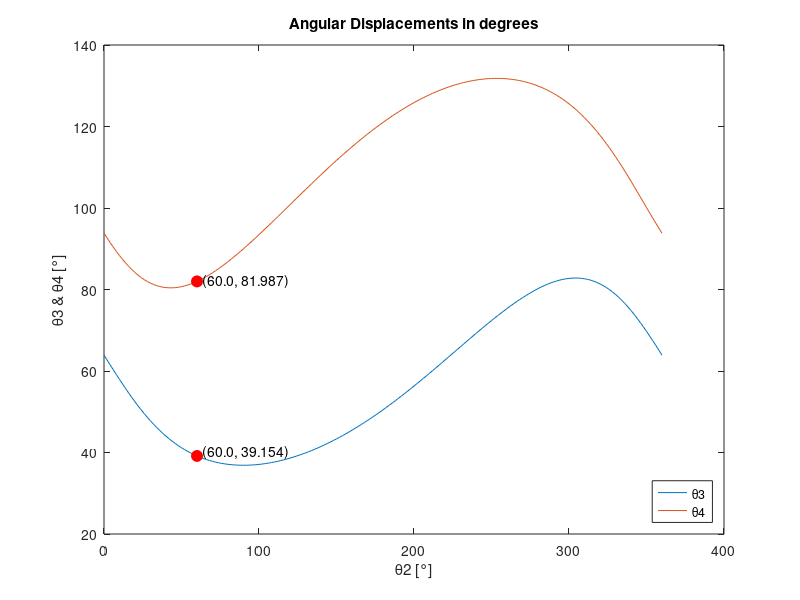
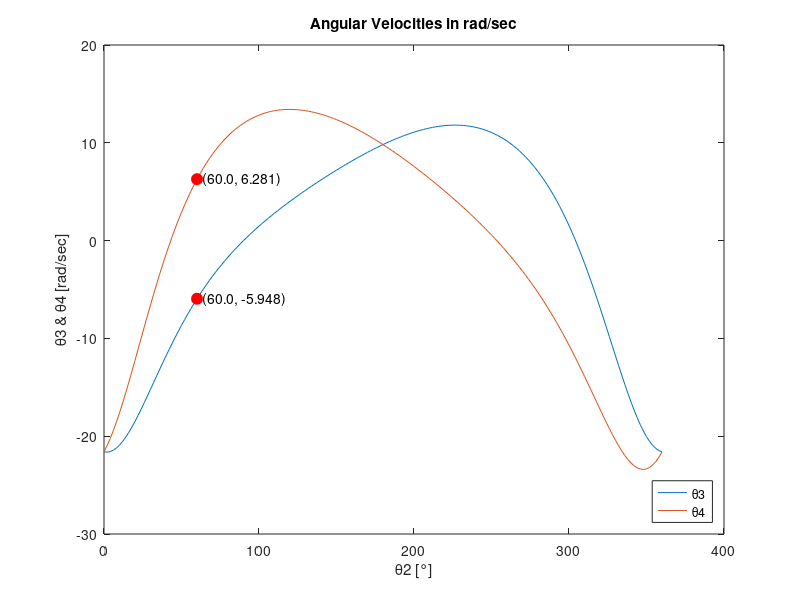
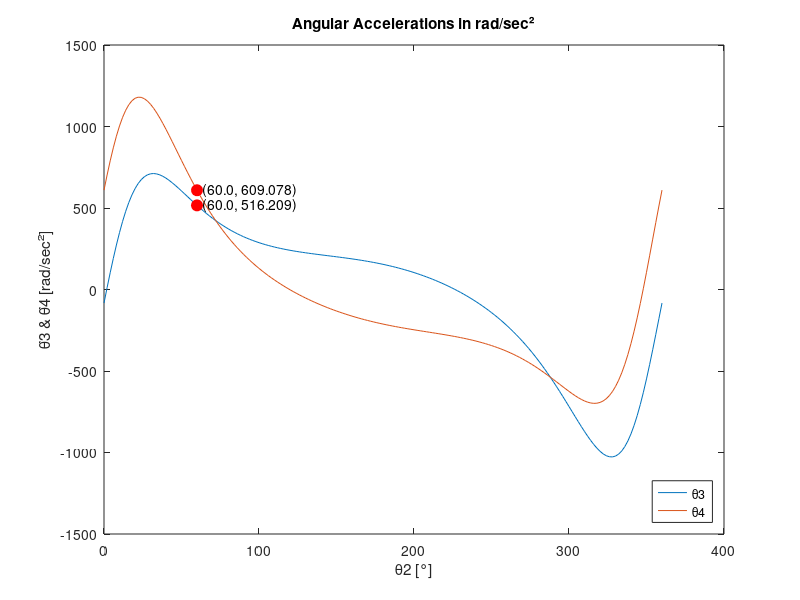
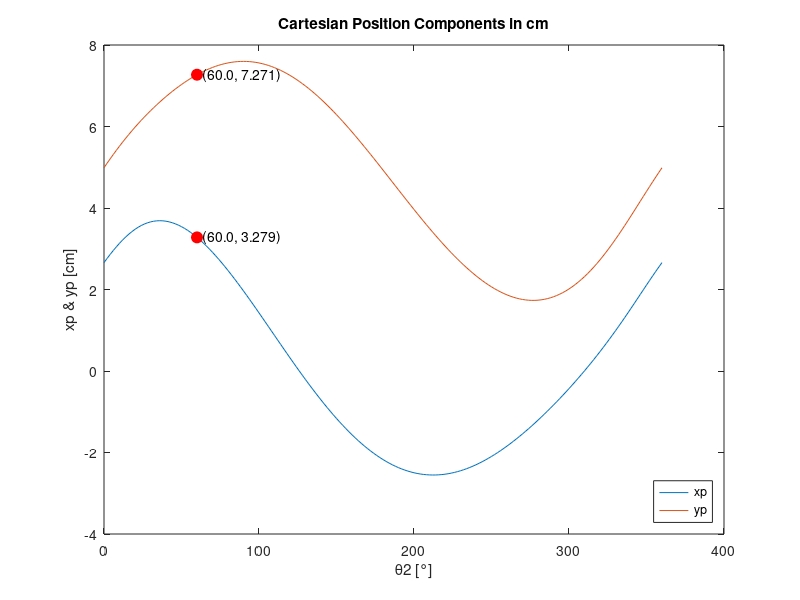

Here is the MATLAB script that generated these plots, in order:
% B.5: Compute kinematic quantities over full cycle

% Define known variables and equations from Part B
%   as θ3, θ4, etc... will need to be solved for
%% Links
r1 = 8.0; %cm
r2 = 3.0; %cm
r3 = 10.0; %cm
r4 = 9.0; %cm

w2 = 36; %rad/sec
a2 = 0; %rad/sec^2

rbp = 5.0; %cm
r5 = rbp;

beta = 30; %degrees
beta_rad = deg2rad(beta);

%% H values
h1 = r1/r2;
h2 = r1/r3;
h3 = r1/r4;
h4 = (-r1^2-r2^2-r3^2+r4^2)/(2*r2*r3);
h5 = (r1^2+r2^2-r3^2+r4^2)/(2*r2*r4);

theta2 = 0:2:360; %input incremements of 2 degrees over a full rotation
theta2_rad = deg2rad(theta2);
theta2dot_rad = 36;
theta2doubledot_rad = 0;

%% Constants for simplification
a = h4 + h2.*cos(theta2_rad)-h1+cos(theta2_rad);
b = -sin(theta2_rad);
c = h4+h2.*cos(theta2_rad)+h1-cos(theta2_rad);
d = h5-h3.*cos(theta2_rad)+cos(theta2_rad)-h1;
e = h5-h3.*cos(theta2_rad)-cos(theta2_rad)+h1;

%% Desired Angle for Verification
indexAt60 = find(theta2 == 60);

%% a) θ3, θ4 vs θ2
theta3 = 2.*atan((-b-sqrt(b.^2-a.*c))./(a));
theta3_deg = rad2deg(theta3);

theta4 = 2.*atan((-b-sqrt(b.^2-d.*e))./(d));
theta4_deg = rad2deg(theta4);

theta3_deg_60 = theta3_deg(indexAt60);
theta4_deg_60 = theta4_deg(indexAt60);

figure ('Name', 'Ang.Disp.');
plot(theta2,theta3_deg);
title('Angular Displacements in degrees');
xlabel('θ2 [°]');
ylabel('θ3 & θ4 [°]');
hold on;
plot(theta2,theta4_deg);

plot(60, theta3_deg_60, 'ro', 'MarkerFaceColor', 'r', ...
    'MarkerSize', 8);
text(60,theta3_deg_60 + 1, sprintf('  (%.1f, %.3f)', 60,theta3_deg_60));
plot(60, theta4_deg_60, 'ro', 'MarkerFaceColor', 'r', ...
    'MarkerSize', 8);
text(60,theta4_deg_60, sprintf('  (%.1f, %.3f)', 60,theta4_deg_60));

legend({'θ3','θ4'},'Location','Southeast');
hold off;

%% b) θ̇3, θ̇4 vs θ2
theta3_dot = (r2.*theta2dot_rad.*sin(theta2_rad-theta4))./ ...
    (r3.*sin(theta4-theta3));
theta4_dot = (r2.*theta2dot_rad.*sin(theta2_rad-theta3))./ ...
    (r4.*sin(theta4-theta3));

theta3_dot_deg_60 = theta3_dot(indexAt60);
theta4_dot_deg_60 = theta4_dot(indexAt60);

figure ('Name', 'Ang.Vel.');
plot(theta2,theta3_dot);
title('Angular Velocities in rad/sec');
xlabel('θ2 [°]');
ylabel('θ̇3 & θ̇4 [rad/sec]');
hold on;
plot(theta2,theta4_dot);

plot(60, theta3_dot_deg_60, 'ro', 'MarkerFaceColor', 'r', ...
    'MarkerSize', 8);
text(60,theta3_dot_deg_60, sprintf('  (%.1f, %.3f)', 60,theta3_dot_deg_60));
plot(60, theta4_dot_deg_60, 'ro', 'MarkerFaceColor', 'r', ...
    'MarkerSize', 8);
text(60,theta4_dot_deg_60, sprintf('  (%.1f, %.3f)', 60,theta4_dot_deg_60));

legend({'θ̇3','θ̇4'},'Location','Southeast');
hold off;

%% c) θ̈3, θ̈4 vs θ2
theta3_doubledot = ( ...
    -r4.*theta4_dot.^2 ...
    + r3.*theta3_dot.^2.*cos(theta3 - theta4) ...
    + r2.*theta2dot_rad.^2.*cos(theta2_rad - theta4) ...
    + r2.*theta2doubledot_rad.*sin(theta2_rad - theta4) ...
    ) ./ (r3.*sin(theta4 - theta3));
theta4_doubledot = (-r3.*theta3_dot.^2 ...
    + r4.*theta4_dot.^2.*cos(theta4 - theta3) ...
    - r2.*theta2dot_rad.^2.*cos(theta2_rad - theta3) ...
    + r2.*theta2doubledot_rad.*sin(theta2_rad - theta3) ...
    ) ./ (r4.*sin(theta3 - theta4));

theta3_doubledot_deg_60 = theta3_doubledot(indexAt60);
theta4_doubledot_deg_60 = theta4_doubledot(indexAt60);

figure ('Name', 'Ang.Acc.');
plot(theta2,theta3_doubledot);
title('Angular Accelerations in rad/sec²');
xlabel('θ2 [°]');
ylabel('θ̈3 & θ̈4 [rad/sec²]');
hold on;
plot(theta2,theta4_doubledot);

plot(60, theta3_doubledot_deg_60, 'ro', 'MarkerFaceColor', 'r', ...
    'MarkerSize', 8);
text(60,theta3_doubledot_deg_60, sprintf('  (%.1f, %.3f)', 60,theta3_doubledot_deg_60));
plot(60, theta4_doubledot_deg_60, 'ro', 'MarkerFaceColor', 'r', ...
    'MarkerSize', 8);
text(60,theta4_doubledot_deg_60, sprintf('  (%.1f, %.3f)', 60,theta4_doubledot_deg_60));

legend({'θ̈3','θ̈4'},'Location','Southeast');
hold off;

%% d) xp, yp vs θ2
theta5 = theta3+beta_rad;

xp = r5.*cos(theta5) + r2.*cos(theta2_rad);
yp = r5.*sin(theta5) + r2.*sin(theta2_rad);

xp_deg_60 = xp(indexAt60);
yp_deg_60 = yp(indexAt60);

figure ('Name', 'Cart.Pos.');
plot(theta2,xp);
title('Cartesian Position Components in cm');
xlabel('θ2 [°]');
ylabel('xp & yp [cm]');
hold on;
plot(theta2,yp);

plot(60, xp_deg_60, 'ro', 'MarkerFaceColor', 'r', ...
    'MarkerSize', 8);
text(60,xp_deg_60, sprintf('  (%.1f, %.3f)', 60,xp_deg_60));
plot(60, yp_deg_60, 'ro', 'MarkerFaceColor', 'r', ...
    'MarkerSize', 8);
text(60,yp_deg_60, sprintf('  (%.1f, %.3f)', 60,yp_deg_60));

legend({'xp','yp'},'Location','Southeast');
hold off;

%% e) Velocity magnitude |vp| vs θ2
xp_dot = -theta3_dot.*r5.*sin(theta5) ...
         -theta2dot_rad.*r2.*sin(theta2_rad);
yp_dot = theta3_dot.*r5.*cos(theta5) ...
         +theta2dot_rad.*r2.*cos(theta2_rad);

xp_dot_deg_60 = xp_dot(indexAt60);
yp_dot_deg_60 = yp_dot(indexAt60);
vp_mag_deg_60 = sqrt(xp_dot_deg_60.^2+yp_dot_deg_60.^2);

vp_mag = abs(sqrt(xp_dot.^2 + yp_dot.^2));
figure ('Name', 'Vel.Mag.');
plot(theta2,vp_mag);
title('Velocity Magnitude in cm/sec²');
xlabel('θ2 [°]');
ylabel('vp [cm]');
hold on;

plot(60, vp_mag_deg_60, 'ro', 'MarkerFaceColor', 'r', ...
    'MarkerSize', 8);
text(60,vp_mag_deg_60, sprintf('  (%.1f, %.3f)', 60,vp_mag_deg_60));

legend({'vp'},'Location','Southeast');
hold off;

%% f) Acceleration Magnitude |ap| vs θ2
xp_doubledot = -theta3_doubledot.*r5.*sin(theta5) ...
               -theta3_dot.^2.*r5.*cos(theta5) ...
               -theta2doubledot_rad.*r2.*sin(theta2_rad) ...
               -theta2dot_rad.^2.*r2.*cos(theta2_rad);
yp_doubledot = theta3_doubledot.*r5.*cos(theta5) ...
               -theta3_dot.^2.*r5.*sin(theta5) ...
               +theta2doubledot_rad.*r2.*cos(theta2_rad) ...
               -theta2dot_rad.^2.*r2.*sin(theta2_rad);

xp_doubledot_deg_60 = xp_doubledot(indexAt60);
yp_doubledot_deg_60 = yp_doubledot(indexAt60);
ap_mag_deg_60 = sqrt(xp_doubledot_deg_60.^2+yp_doubledot_deg_60.^2);

ap_mag = abs(sqrt(xp_doubledot.^2 + yp_doubledot.^2));
figure ('Name', 'Acc.Mag.');
plot(theta2, ap_mag);
title('Acceleration Magnitude in cm/sec²');
xlabel('θ2 [°]');
ylabel('ap [cm]');
hold on;

plot(60, ap_mag_deg_60, 'ro', 'MarkerFaceColor', 'r', ...
    'MarkerSize', 8);
text(60,ap_mag_deg_60, sprintf('  (%.1f, %.3f)', 60,ap_mag_deg_60));

legend({'ap'}, 'Location', 'Southeast');
hold off;

%% g) Coupler Curve yp vs xp
figure ('Name', 'Coupler Curve');
plot(xp, yp);
title('Coupler Curve: yp vs xp');
xlabel('xp [cm]');
ylabel('yp [cm]');
grid on;

%% C.3: Complete Force Analysis over one crank revolution
m2 = 8; %g
m3 = 30; %g
m4 = 20; %g

b2 = 1.50; %cm to mass center
b3 = 4.00; %cm to mass center
b4 = 3.50; %cm to mass center

I_G3 = 250; %gr*cm^2
I_G4 = 90; %gr*cm^2

%% Positions and Accelerations of mass centers
% Link 2: Position
X_G2 = b2.*cos(theta2_rad);
Y_G2 = b2.*sin(theta2_rad);

% Link 2: Acceleration
A_X_G2 = -b2.*theta2doubledot_rad.*sin(theta2_rad)-b2.*theta2dot_rad.^2 ...
    .*cos(theta2_rad);
A_Y_G2 = b2.*theta2doubledot_rad.*cos(theta2_rad)-b2.*theta2dot_rad.^2 ...
    .*sin(theta2_rad);

% Link 3: Position
X_G3 = r2.*cos(theta2_rad) + b3.*cos(theta3);
Y_G3 = r2.*sin(theta2_rad) + b3.*sin(theta3);

% Link 3: Accceleration
A_X_G3 = -r2.*theta2doubledot_rad.*sin(theta2_rad) ...
    -r2.*theta2dot_rad.^2.*cos(theta2_rad) ...
    -b3.*theta3_doubledot.*sin(theta3) ...
    -b3.*theta3_dot.^2.*cos(theta3);
A_Y_G3 = r2.*theta2doubledot_rad.*cos(theta2_rad) ...
    -r2.*theta2dot_rad.^2.*sin(theta2_rad) ...
    +b3.*theta3_doubledot.*cos(theta3) ...
    -b3.*theta3_dot.^2.*sin(theta3);

% Link 4: Position
X_G4 = r1 + b4.*cos(theta4);
Y_G4 = b4.*sin(theta4);

% Link 4: Acceleration
A_X_G4 = -b4.*theta4_doubledot.*sin(theta4)-b4.*theta4_dot.^2 ...
    .*cos(theta4);
A_Y_G4 = b4.*theta4_doubledot.*cos(theta4)-b4.*theta4_dot.^2 ...
    .*sin(theta4);

n = length(theta2_rad);
N_to_cm_g = 1e5; %g*cm/s^2
Fext = 0.5*N_to_cm_g; %N

F12x = zeros(1,n);
F12y = zeros(1,n);
F32x = zeros(1,n);
F32y = zeros(1,n);
F34x = zeros(1,n);
F34y = zeros(1,n);
F41x = zeros(1,n);
F41y = zeros(1,n);
M12 = zeros(1,n); % Moment applied at 02, same as W in notes

I_O4 = I_G4 + m4*b4^2; % parallel axis theorem moved from I_G4

%% Calculate and fill forces & moment from matrix
for k = 1:n
    A = [ ...
        -1,  0,  1,  0,  0,  0,  0,  0,  0;
         0, -1,  0,  1,  0,  0,  0,  0,  0;
         r2*sin(theta2_rad(k)), -r2*cos(theta2_rad(k)), 0, 0, 0, 0, 0, 0, 1;
         0,  0, -1,  0, -1,  0,  0,  0,  0;
         0,  0,  0, -1,  0, -1,  0,  0,  0;
         0,  0, -b3*sin(theta3(k)), b3*cos(theta3(k)), ...
                 b3*sin(theta3(k)), -b3*cos(theta3(k)), 0, 0, 0;
         0,  0,  0,  0,  1,  0, -1,  0,  0;
         0,  0,  0,  0,  0,  1,  0, -1,  0;
         0,  0,  0,  0, -r4*sin(theta4(k)), r4*cos(theta4(k)), 0, 0, 0 ...
        ];
    B = [ ...
        m2*A_X_G2(k);
        m2*A_Y_G2(k);
        0;
        m3*A_X_G3(k);
        m3*A_Y_G3(k) + Fext;
        I_G3*theta3_doubledot(k) - Fext*(b3*cos(theta3(k)) - rbp*cos(theta3(k)));
        m4*A_X_G4(k);
        m4*A_Y_G4(k);
        I_O4*theta4_doubledot(k) ...
        ];
    x = A\B; % solve for temporary variable

    F12x(k) = x(1);
    F12y(k) = x(2);
    F32x(k) = x(3);
    F32y(k) = x(4);
    F34x(k) = x(5);
    F34y(k) = x(6);
    F41x(k) = x(7);
    F41y(k) = x(8);
    M12(k) = x(9);
end

%% (i) Driving Torque M12 vs θ2
figure ('Name', 'Driving Torque');
M12_N = M12./N_to_cm_g;
plot(theta2, M12_N);
title('Driving Torque: M12 vs θ2');
xlabel('θ2 [°]');
ylabel('M12 [Nm]');

%% (ii) Polar Plot of shaking force Fs (mag and dir)?
